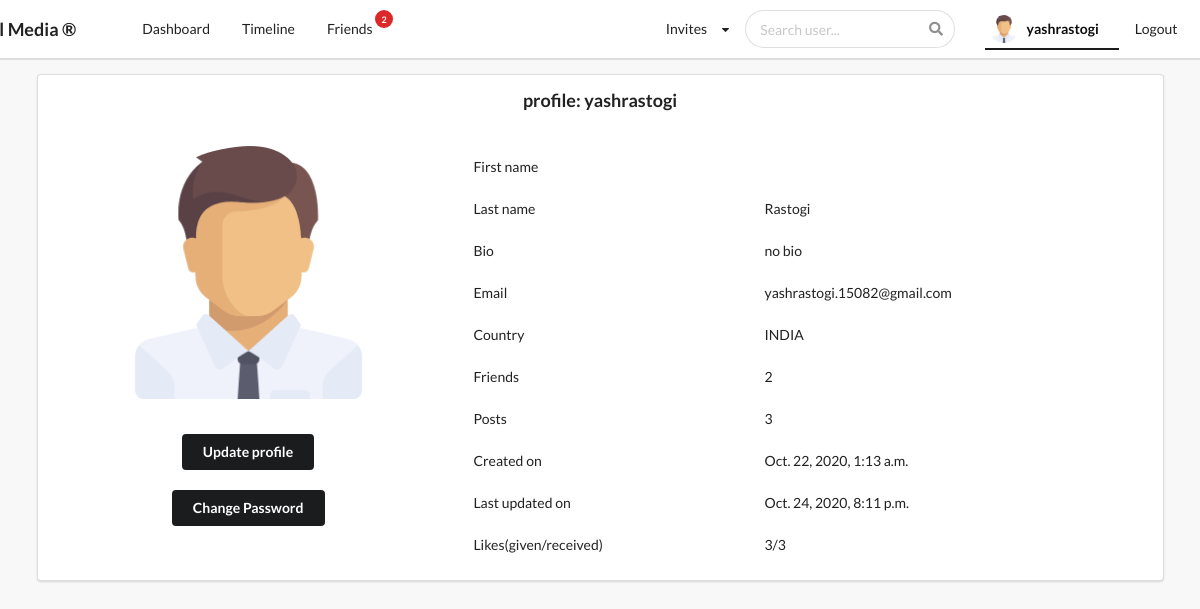
/profiles/myprofile/ (signed in), run on an earlier commit of the app's database.
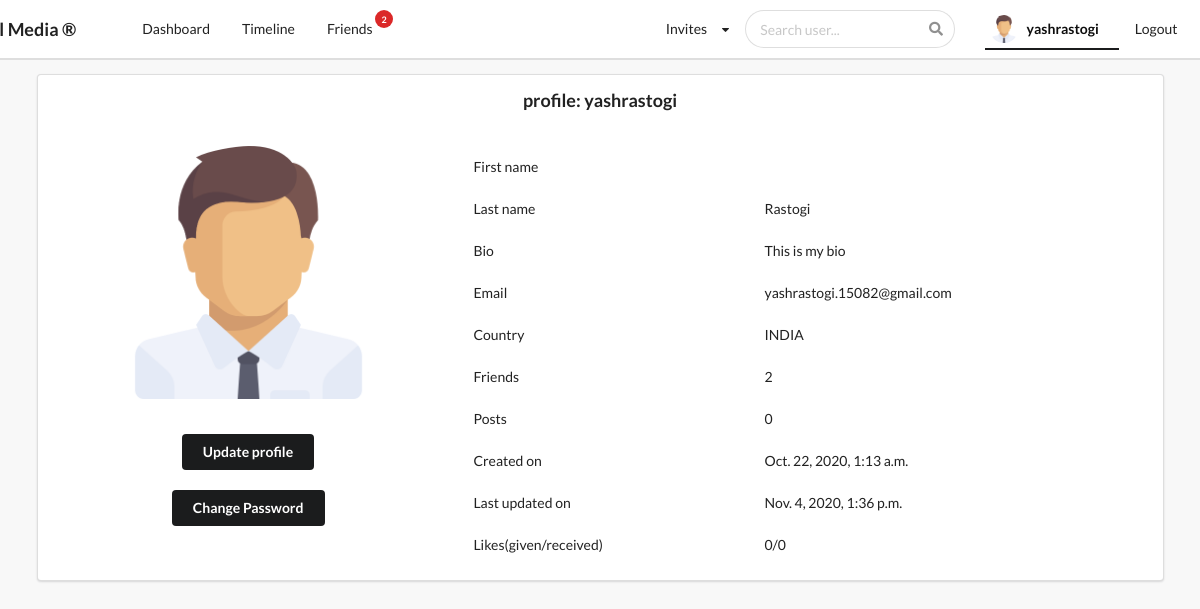
And on a later commit of the database.
### profiles/models.py (models this page shows, shortened)
class Profile(models.Model):
    first_name = models.CharField(max_length = 200, blank = True)
    last_name = models.CharField(max_length = 200, blank = True)
    user = models.OneToOneField(settings.AUTH_USER_MODEL,on_delete=models.CASCADE)
    bio = models.TextField(default = "no bio", max_length=300, blank = True)
    email = models.EmailField(max_length = 200,blank = True)
    country = models.CharField(choices = COUNTRY_CHOICES, max_length = 100,blank = True)
    avatar = models.ImageField(default = "avatar.png", upload_to = 'avatars/')
    friends = models.ManyToManyField(settings.AUTH_USER_MODEL, blank = True, related_name='friends')
    slug = models.SlugField(unique = True, blank = True)
    updated = models.DateTimeField(auto_now=True)
    created =  models.DateTimeField(auto_now_add=True)
    objects = ProfileManager()
    __initial_first_name = None
    __initial_last_name = None
    def __init__(self,*args, **kwargs):
        super().__init__(*args, **kwargs)
        self.__initial_first_name = self.first_name
        self.__initial_last_name = self.last_name
    def get_friends_no(self):
        return self.friends.all().count()
    def get_no_of_post(self):
        return self.posts.all().count()
    def get_no_of_likes_given(self):
        likes = self.like_set.all()
        total_likes = 0
        for item in likes:
            if item.value == 'Like':
                total_likes += 1
        return total_likes
    def get_no_of_likes_received(self):
        posts = self.posts.all()
        total_likes = 0
        for item in posts:
            total_likes += item.liked.all().count()
        return total_likes

### posts/models.py (models this page shows, shortened)
class Like(models.Model):
    user = models.ForeignKey(Profile, on_delete=models.CASCADE)  #related_name="user_likes"
    post = models.ForeignKey(Post, on_delete=models.CASCADE)  #related_name="post_likes"
    value = models.CharField(choices = LIKE_CHOICES, max_length=8)
    updated = models.DateTimeField(auto_now=True)
    created = models.DateTimeField(auto_now_add=True)

class Post(models.Model):
    content = models.TextField()
    image = models.ImageField(upload_to='posts/', validators = [FileExtensionValidator(['png','jpg','jpeg'])], blank = True)
    liked = models.ManyToManyField(Profile, blank=True, related_name='likes')
    updated = models.DateTimeField(auto_now=True)
    created = models.DateTimeField(auto_now_add=True)
    author = models.ForeignKey(Profile, on_delete=models.CASCADE, related_name='posts')
    class Meta:
        ordering = ('-created',)    #newer post will be at the top and older post will be at bottom

### profiles/views.py (the view)
# urls.py: path('myprofile/', my_profile_view, name='my_profile_view'),
@login_required
def my_profile_view(request):
    profile = Profile.objects.get(user = request.user)
    form = ProfileModelForm(request.POST or None, request.FILES or None, instance=profile)
    confirm = False
    if request.method == "POST":
        if form.is_valid():
            full_name = form.first_name + " " + form.last_name
            form.full_name = full_name
            form.save()
            confirm = True
    context = {
        'profile':profile,
        'form': form,
        'confirm':confirm,
    }
    return render(request, 'profiles/myprofile.html', context)

### profiles/forms.py
class ProfileModelForm(forms.ModelForm):
    class Meta:
        model = Profile
        fields = ('first_name', 'last_name', 'bio', 'email', 'country', 'avatar')

### profiles/context_processors.py (called while the page is built)
def profile_dp(request):
    if request.user.is_authenticated:
        profile_obj = Profile.objects.get(user=request.user)
        pic = profile_obj.avatar
        return {'picture':pic}
    return {}

def invitation_received_no(request):
    if request.user.is_authenticated:
        profile_obj = Profile.objects.get(user=request.user)
        qs_count = Relationship.objects.invitations_received(profile_obj).count()
        return {'invites_no':qs_count}
    return {}

def friends_no(request):
    if request.user.is_authenticated:
        profile_obj = Profile.objects.get(user=request.user)
        count = profile_obj.get_friends_no()
        return {'friend_count':count}
    return {}

def search_profiles(request):
    if request.user.is_authenticated:
        context = {}
        context["qs_json"] = json.dumps(list(Profile.objects.values()), default=str)
        return context
    else:
        return {}

### profiles/templates/profiles/myprofile.html (shortened to what this page needs)
{% extends 'base.html' %}
{% block content %}
<div class="ui segment">
    <h3 align="center">profile: {{request.user}}</h3>
    <br>
    <div class="ui grid">
        <div class='row'>
            <div class="one wide column">
            </div>
            <div class='four wide column'>
                <img class="ui medium rounded image" src={{profile.avatar.url}}>
                <div class="row mt-5">
                    <button class="ui secondary button" id='modal-btn' style="margin-top:30px; margin-left:60px;">Update
                        profile</button>
                    <br>
                    <a href="{% url 'password_change' %}"><button class="ui secondary button"
                            style="margin-top:20px; margin-left:50px;">Change Password</button></a>
                </div>
            </div>
            <div class="one wide column">
            </div>
            <div class='ten wide column'>
                <table class="ui very basic table">
                    <tbody>
                        <tr>
                            <td>First name</td>
                            <td>{{profile.full_name}}</td>
                        </tr>
                        <tr>
                            <td>Last name</td>
                            <td>{{profile.last_name}}</td>
                        </tr>
                        <tr>
                            <td>Bio</td>
                            <td>{{profile.bio}}</td>
                        </tr>
                        <tr>
                            <td>Email</td>
                            <td>{{profile.email}}</td>
                        </tr>
                        <tr>
                            <td>Country</td>
                            <td>{{profile.country}}</td>
                        </tr>
                        <tr>
                            <td>Friends</td>
                            <td>{{profile.get_friends_no}}</td>
                        </tr>
                        <tr>
                            <td>Posts</td>
                            <td>{{profile.get_no_of_post}}</td>
                        </tr>
                        <tr>
                            <td>Created on</td>
                            <td>{{profile.created}}</td>
                        </tr>
                        <tr>
                            <td>Last updated on</td>
                            <td>{{profile.updated}}</td>
                        </tr>
                        <tr>
                            <td>Likes(given/received)</td>
                            <td>{{profile.get_no_of_likes_given}}/{{profile.get_no_of_likes_received}}</td>
                        </tr>
                    </tbody>
                </table>
            </div>
        </div>
    </div>
</div>
{% endblock content %}

What changed in the data, as far as the page shows it:
changed Profile "Rastogi": bio "no bio" → "This is my bio"; get_no_of_post "3" → "0"; updated "Oct. 24, 2020, 8:11 p.m." → "Nov. 4, 2020, 1:36 p.m."; get_no_of_likes_given "3" → "0"; get_no_of_likes_received "3" → "0"
